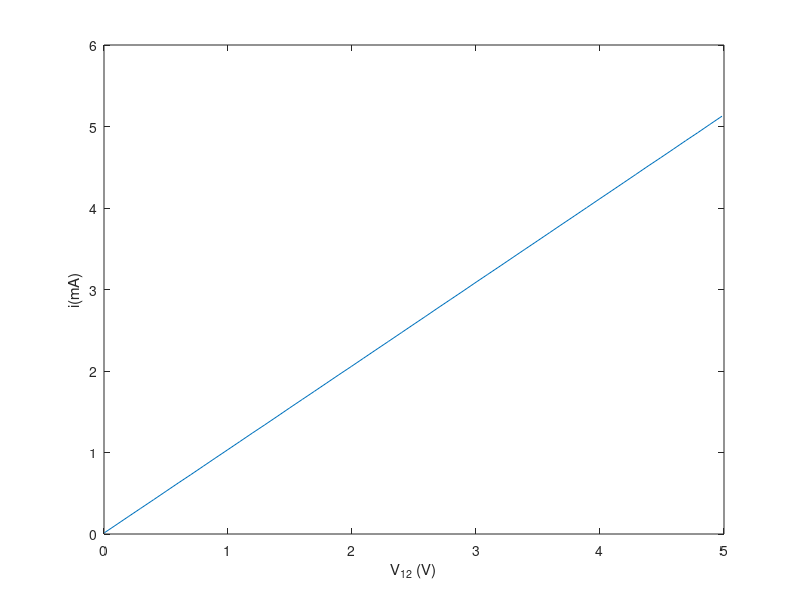

Here is the MATLAB script that generated this plot:
z=[0.003	0.015
0.098	0.112
0.199	0.216
0.294	0.313
0.399	0.420
0.499	0.523
0.599	0.626
0.700	0.728
0.800	0.831
0.894	0.928
0.994	1.030
1.095	1.134
1.196	1.238
1.297	1.340
1.403	1.449
1.498	1.548
1.599	1.651
1.698	1.752
1.797	1.854
1.895	1.955
1.994	2.055
2.093	2.157
2.194	2.261
2.293	2.362
2.399	2.471
2.499	2.574
2.594	2.671
2.695	2.776
2.795	2.878
2.894	2.979
2.993	3.082
3.092	3.183
3.193	3.286
3.292	3.388
3.393	3.492
3.493	3.594
3.592	3.696
3.686	3.793
3.792	3.901
3.891	4.003
3.991	4.106
4.089	4.206
4.188	4.308
4.288	4.411
4.387	4.514
4.487	4.615
4.592	4.723
4.691	4.826
4.789	4.925
4.885	5.025
4.983	5.126];
v=z(:,1);
i=z(:,2);
plot(v,i)
xlabel('V_{12} (V)')
ylabel('i(mA)')